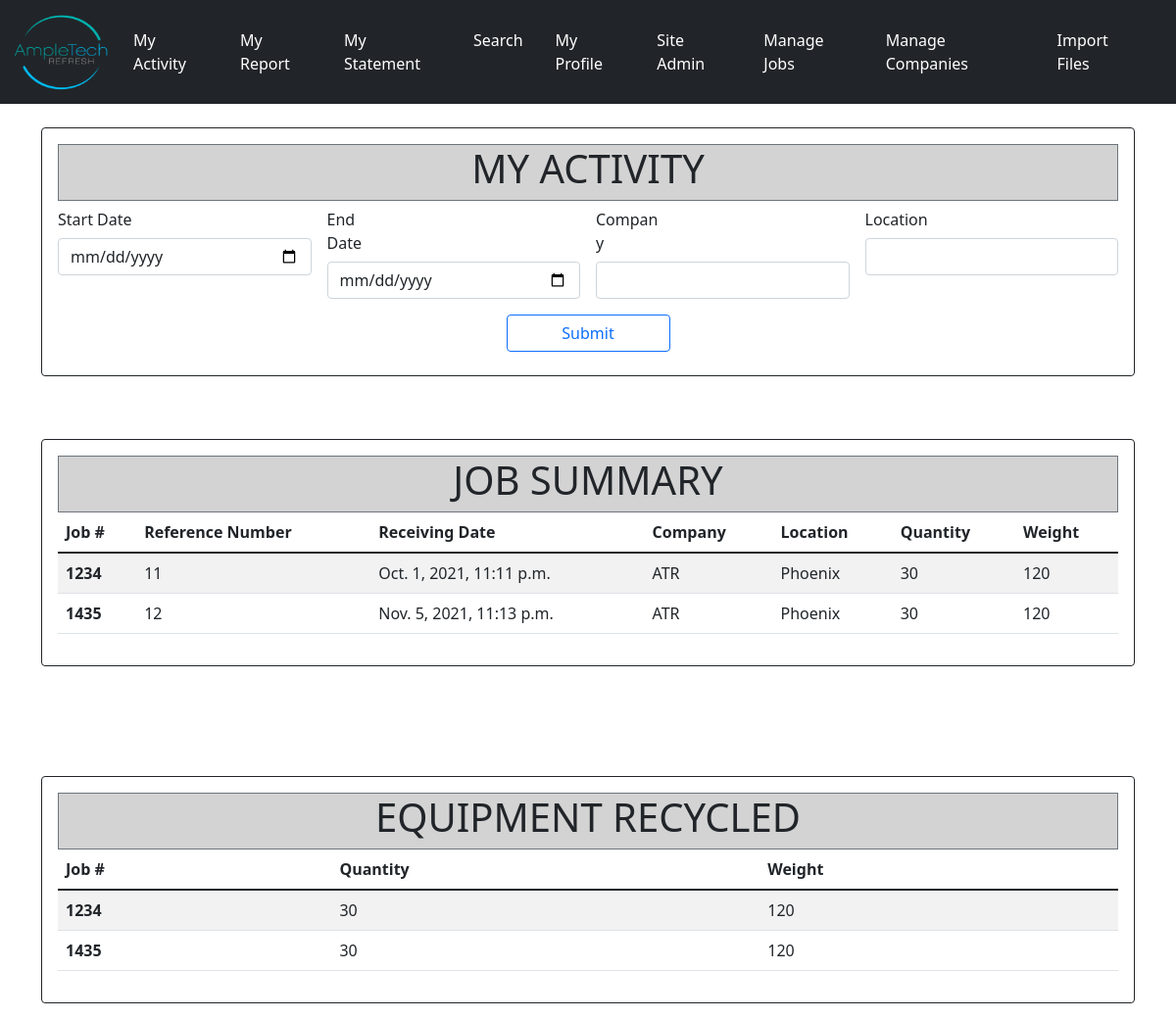
The page /activity on the database its author committed.
### Sales/models.py (models this page shows, shortened)
class Activity(models.Model):
    jobnumber = models.CharField('Job Number', max_length=120)
    refnumber = models.IntegerField('Reference Number')
    rdate = models.DateTimeField('Receiving Date')
    company = models.CharField('Company', max_length=120)
    location = models.CharField('Location', max_length=120)
    quantity = models.IntegerField('Quantity')
    weight = models.IntegerField('Weight')

### Sales/views.py (the view)
# urls.py: path('activity', views.activity, name="activity"),
def activity(request):
    activity_list = Activity.objects.all()
    return render(request, 'Sales/activity.html', {'activity_list': activity_list,
                                                   })

### Sales/templates/Sales/activity.html (shortened to what this page needs)
{% extends 'Sales/base.html' %}
{% block content %}
<div class="card border-dark mb-3">
  <div class="card-body mb-2">
<center><div class="container border border-secondary" style="background-color: lightgrey">
<h1>MY ACTIVITY</h1>
</div></center>
<form class="row g-3">
  <div class="col-md-3">
    <label class="col-sm-4 col-form-label">Start Date</label>
    <input type="date" class="form-control" id="Start Date" placeholder="">
  </div>
  <div class="col-md-3">
    <label class="col-sm-3 col-form-label">End Date</label>
    <input type="date" class="form-control" id="End Date" placeholder="">
  </div>
  <div class="col-md-3">
    <label class="col-sm-3 col-form-label">Company</label>
    <input type="select" class="form-control" id="company">
  </div>
  <div class="col-md-3">
    <label class="col-sm-3 col-form-label">Location</label>
    <input type="select" class="form-control" id="location">
  </div>
  <div class="d-grid gap-2 col-2 mx-auto">
    <button type="submit" class="btn btn-outline-primary">Submit</button>
  </div>
</form>
    </div>
</div>
<div class="card border-dark mb-3">
  <div class="card-body">
<center><div class="container border border-secondary" style="background-color: lightgrey">
<h1>JOB SUMMARY</h1>
</div></center>
<table class="table table-striped table-hover">
  <thead>
    <tr>
      <th scope="col">Job #</th>
      <th scope="col">Reference Number</th>
      <th scope="col">Receiving Date</th>
      <th scope="col">Company</th>
      <th scope="col">Location</th>
      <th scope="col">Quantity</th>
      <th scope="col">Weight</th>
    </tr>
  </thead>
  <tbody>
  {% for activity in activity_list %}
    <tr>
      <th scope="row">{{activity.jobnumber}}</th>
      <td>{{activity.refnumber}}</td>
      <td>{{activity.rdate}}</td>
      <td>{{activity.company}}</td>
      <td>{{activity.location}}</td>
      <td>{{activity.quantity}}</td>
      <td>{{activity.weight}}</td>
      {% endfor %}
    </tr>
  </tbody>
</table>
      </div>
</div>
<div class="card border-dark mb-3">
  <div class="card-body">
<center><div class="container border border-secondary" style="background-color: lightgrey">
<h1>EQUIPMENT RECYCLED</h1>
</div></center>
<table class="table table-striped table-hover">
  <thead>
    <tr>
      <th scope="col">Job #</th>
      <th scope="col">Quantity</th>
      <th scope="col">Weight</th>
    </tr>
  </thead>
  <tbody>
  {% for activity in activity_list %}
    <tr>
      <th scope="row">{{activity.jobnumber}}</th>
      <td>{{activity.quantity}}</td>
      <td>{{activity.weight}}</td>
      {% endfor %}
    </tr>
  </tbody>
</table>
  </div>
</div>
{% endblock %}

### Sales/templates/Sales/base.html (shortened to what this page needs)
<!doctype html>
{% load static%}
<html lang="en">
  <head>
    <link href="https://cdn.jsdelivr.net/npm/bootstrap@5.1.3/dist/css/bootstrap.min.css" rel="stylesheet">
  </head>
  <body>
    {% include 'Sales/navbar.html'%}
    <br/>
    <div class="container">
    {% block content %}
    {% endblock %}
    </div>
  </body>
</html>

### Sales/templates/Sales/navbar.html (shortened to what this page needs)
{% load static%}
<nav class="navbar navbar-expand-lg navbar-dark bg-dark navbar-static">
  <div class="container-fluid">
    <a class="navbar-brand" href="{% url 'home' %}">
      <img src="{% static 'images/small.png' %}" alt="" width="100" height="80" class="d-inline-block align-text-center"></a>
    <div class="collapse navbar-collapse" id="navbarSupportedContent">
      <ul class="navbar-nav me-auto mb-2 mb-lg-0">
        <li class="nav-item">
          <a class="nav-link active" style="padding-right: 25px" aria-current="page" href="{% url 'activity' %}">My Activity</a>
        </li>
        <li class="nav-item">
          <a class="nav-link active" style="padding-right: 25px" aria-current="page" href="{% url 'report' %}">My Report</a>
        </li>
        <li class="nav-item">
          <a class="nav-link active" style="padding-right: 25px" aria-current="page" href="{% url 'statement' %}">My Statement</a>
        </li>
        <li class="nav-item">
          <a class="nav-link active" style="padding-right: 25px" aria-current="page" href="{% url 'search' %}">Search</a>
        </li>
        <li class="nav-item">
          <a class="nav-link active" style="padding-right: 25px" aria-current="page" href="{% url 'profile' %}">My Profile</a>
        </li>
        <li class="nav-item">
          <a class="nav-link active" style="padding-right: 25px" aria-current="page" href="{% url 'sadmin' %}">Site Admin</a>
        </li>
        <li class="nav-item">
          <a class="nav-link active" style="padding-right: 25px" aria-current="page" href="{% url 'jobs' %}">Manage Jobs</a>
        </li>
        <li class="nav-item">
          <a class="nav-link active" style="padding-right: 25px" aria-current="page" href="{% url 'companies' %}">Manage Companies</a>
        </li>
        <li class="nav-item">
          <a class="nav-link active" style="padding-right: 25px" aria-current="page" href="{% url 'importf' %}">Import Files</a>
        </li>
        </ul>
    </div>
  </div>
</nav>

### rows shown on the page
Activity: jobnumber "1234", refnumber "11", rdate "Oct. 1, 2021, 11:11 p.m.", company "ATR", location "Phoenix", quantity "30", weight "120"
Activity: jobnumber "1435", refnumber "12", rdate "Nov. 5, 2021, 11:13 p.m.", company "ATR", location "Phoenix", quantity "30", weight "120"
